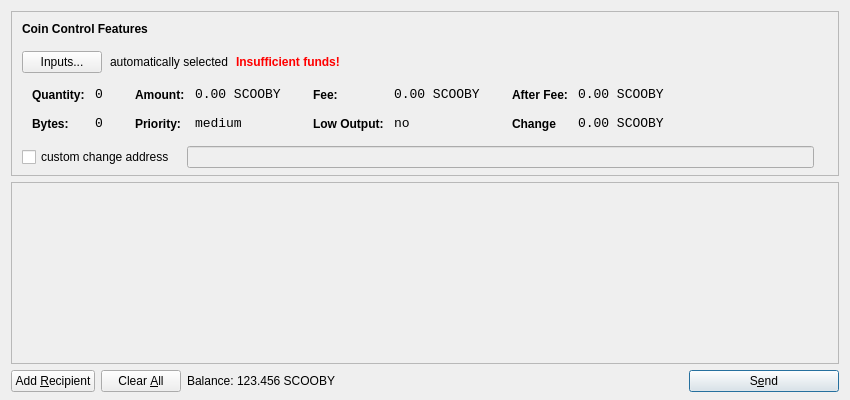
<?xml version="1.0" encoding="UTF-8"?>
<ui version="4.0">
 <class>SendCoinsDialog</class>
 <widget class="QDialog" name="SendCoinsDialog">
  <property name="geometry">
   <rect>
    <x>0</x>
    <y>0</y>
    <width>850</width>
    <height>400</height>
   </rect>
  </property>
  <property name="windowTitle">
   <string>Send Coins</string>
  </property>
  <layout class="QVBoxLayout" name="verticalLayout" stretch="0,1,0">
   <property name="bottomMargin">
    <number>8</number>
   </property>
   <item>
    <widget class="QFrame" name="frameCoinControl">
     <property name="sizePolicy">
      <sizepolicy hsizetype="Expanding" vsizetype="Expanding">
       <horstretch>0</horstretch>
       <verstretch>0</verstretch>
      </sizepolicy>
     </property>
     <property name="maximumSize">
      <size>
       <width>16777215</width>
       <height>16777215</height>
      </size>
     </property>
     <property name="frameShape">
      <enum>QFrame::StyledPanel</enum>
     </property>
     <property name="frameShadow">
      <enum>QFrame::Sunken</enum>
     </property>
     <layout class="QVBoxLayout" name="verticalLayoutCoinControl2">
      <property name="spacing">
       <number>-1</number>
      </property>
      <property name="leftMargin">
       <number>0</number>
      </property>
      <property name="topMargin">
       <number>0</number>
      </property>
      <property name="rightMargin">
       <number>0</number>
      </property>
      <property name="bottomMargin">
       <number>6</number>
      </property>
      <item>
       <layout class="QVBoxLayout" name="verticalLayoutCoinControl" stretch="0,0,0,0,1">
        <property name="spacing">
         <number>0</number>
        </property>
        <property name="leftMargin">
         <number>10</number>
        </property>
        <property name="topMargin">
         <number>10</number>
        </property>
        <item>
         <layout class="QHBoxLayout" name="horizontalLayoutCoinControl1">
          <property name="bottomMargin">
           <number>15</number>
          </property>
          <item>
           <widget class="QLabel" name="labelCoinControlFeatures">
            <property name="sizePolicy">
             <sizepolicy hsizetype="Preferred" vsizetype="Maximum">
              <horstretch>0</horstretch>
              <verstretch>0</verstretch>
             </sizepolicy>
            </property>
            <property name="font">
             <font>
              <weight>75</weight>
              <bold>true</bold>
             </font>
            </property>
            <property name="styleSheet">
             <string notr="true">font-weight:bold;</string>
            </property>
            <property name="text">
             <string>Coin Control Features</string>
            </property>
           </widget>
          </item>
         </layout>
        </item>
        <item>
         <layout class="QHBoxLayout" name="horizontalLayoutCoinControl2" stretch="0,0,0,0">
          <property name="spacing">
           <number>8</number>
          </property>
          <property name="bottomMargin">
           <number>10</number>
          </property>
          <item>
           <widget class="QPushButton" name="pushButtonCoinControl">
            <property name="styleSheet">
             <string notr="true"/>
            </property>
            <property name="text">
             <string>Inputs...</string>
            </property>
           </widget>
          </item>
          <item>
           <widget class="QLabel" name="labelCoinControlAutomaticallySelected">
            <property name="text">
             <string>automatically selected</string>
            </property>
            <property name="margin">
             <number>5</number>
            </property>
           </widget>
          </item>
          <item>
           <widget class="QLabel" name="labelCoinControlInsuffFunds">
            <property name="font">
             <font>
              <weight>75</weight>
              <bold>true</bold>
             </font>
            </property>
            <property name="styleSheet">
             <string notr="true">color:red;font-weight:bold;</string>
            </property>
            <property name="text">
             <string>Insufficient funds!</string>
            </property>
            <property name="margin">
             <number>5</number>
            </property>
           </widget>
          </item>
          <item>
           <spacer name="horizontalSpacerCoinControl">
            <property name="orientation">
             <enum>Qt::Horizontal</enum>
            </property>
            <property name="sizeHint" stdset="0">
             <size>
              <width>40</width>
              <height>1</height>
             </size>
            </property>
           </spacer>
          </item>
         </layout>
        </item>
        <item>
         <widget class="QWidget" name="widgetCoinControl" native="true">
          <property name="sizePolicy">
           <sizepolicy hsizetype="Preferred" vsizetype="Preferred">
            <horstretch>0</horstretch>
            <verstretch>0</verstretch>
           </sizepolicy>
          </property>
          <property name="minimumSize">
           <size>
            <width>0</width>
            <height>0</height>
           </size>
          </property>
          <property name="styleSheet">
           <string notr="true"/>
          </property>
          <layout class="QHBoxLayout" name="horizontalLayoutCoinControl5">
           <property name="margin">
            <number>0</number>
           </property>
           <item>
            <layout class="QHBoxLayout" name="horizontalLayoutCoinControl3" stretch="0,0,0,1">
             <property name="spacing">
              <number>20</number>
             </property>
             <property name="topMargin">
              <number>0</number>
             </property>
             <property name="bottomMargin">
              <number>10</number>
             </property>
             <item>
              <layout class="QFormLayout" name="formLayoutCoinControl1">
               <property name="horizontalSpacing">
                <number>10</number>
               </property>
               <property name="verticalSpacing">
                <number>14</number>
               </property>
               <property name="leftMargin">
                <number>10</number>
               </property>
               <property name="topMargin">
                <number>4</number>
               </property>
               <property name="rightMargin">
                <number>6</number>
               </property>
               <item row="0" column="0">
                <widget class="QLabel" name="labelCoinControlQuantityText">
                 <property name="styleSheet">
                  <string notr="true">font-weight:bold;</string>
                 </property>
                 <property name="text">
                  <string>Quantity:</string>
                 </property>
                 <property name="margin">
                  <number>0</number>
                 </property>
                </widget>
               </item>
               <item row="0" column="1">
                <widget class="QLabel" name="labelCoinControlQuantity">
                 <property name="font">
                  <font>
                   <family>Monospace</family>
                   <pointsize>10</pointsize>
                  </font>
                 </property>
                 <property name="cursor">
                  <cursorShape>IBeamCursor</cursorShape>
                 </property>
                 <property name="contextMenuPolicy">
                  <enum>Qt::ActionsContextMenu</enum>
                 </property>
                 <property name="text">
                  <string>0</string>
                 </property>
                 <property name="margin">
                  <number>0</number>
                 </property>
                 <property name="textInteractionFlags">
                  <set>Qt::LinksAccessibleByMouse|Qt::TextSelectableByKeyboard|Qt::TextSelectableByMouse</set>
                 </property>
                </widget>
               </item>
               <item row="1" column="0">
                <widget class="QLabel" name="labelCoinControlBytesText">
                 <property name="styleSheet">
                  <string notr="true">font-weight:bold;</string>
                 </property>
                 <property name="text">
                  <string>Bytes:</string>
                 </property>
                </widget>
               </item>
               <item row="1" column="1">
                <widget class="QLabel" name="labelCoinControlBytes">
                 <property name="font">
                  <font>
                   <family>Monospace</family>
                   <pointsize>10</pointsize>
                  </font>
                 </property>
                 <property name="cursor">
                  <cursorShape>IBeamCursor</cursorShape>
                 </property>
                 <property name="contextMenuPolicy">
                  <enum>Qt::ActionsContextMenu</enum>
                 </property>
                 <property name="text">
                  <string>0</string>
                 </property>
                 <property name="textInteractionFlags">
                  <set>Qt::LinksAccessibleByMouse|Qt::TextSelectableByKeyboard|Qt::TextSelectableByMouse</set>
                 </property>
                </widget>
               </item>
              </layout>
             </item>
             <item>
              <layout class="QFormLayout" name="formLayoutCoinControl2">
               <property name="horizontalSpacing">
                <number>10</number>
               </property>
               <property name="verticalSpacing">
                <number>14</number>
               </property>
               <property name="leftMargin">
                <number>6</number>
               </property>
               <property name="topMargin">
                <number>4</number>
               </property>
               <property name="rightMargin">
                <number>6</number>
               </property>
               <item row="0" column="0">
                <widget class="QLabel" name="labelCoinControlAmountText">
                 <property name="styleSheet">
                  <string notr="true">font-weight:bold;</string>
                 </property>
                 <property name="text">
                  <string>Amount:</string>
                 </property>
                 <property name="margin">
                  <number>0</number>
                 </property>
                </widget>
               </item>
               <item row="0" column="1">
                <widget class="QLabel" name="labelCoinControlAmount">
                 <property name="font">
                  <font>
                   <family>Monospace</family>
                   <pointsize>10</pointsize>
                  </font>
                 </property>
                 <property name="cursor">
                  <cursorShape>IBeamCursor</cursorShape>
                 </property>
                 <property name="contextMenuPolicy">
                  <enum>Qt::ActionsContextMenu</enum>
                 </property>
                 <property name="text">
                  <string>0.00 SCOOBY</string>
                 </property>
                 <property name="textInteractionFlags">
                  <set>Qt::LinksAccessibleByMouse|Qt::TextSelectableByKeyboard|Qt::TextSelectableByMouse</set>
                 </property>
                </widget>
               </item>
               <item row="1" column="0">
                <widget class="QLabel" name="labelCoinControlPriorityText">
                 <property name="styleSheet">
                  <string notr="true">font-weight:bold;</string>
                 </property>
                 <property name="text">
                  <string>Priority:</string>
                 </property>
                </widget>
               </item>
               <item row="1" column="1">
                <widget class="QLabel" name="labelCoinControlPriority">
                 <property name="font">
                  <font>
                   <family>Monospace</family>
                   <pointsize>10</pointsize>
                  </font>
                 </property>
                 <property name="cursor">
                  <cursorShape>IBeamCursor</cursorShape>
                 </property>
                 <property name="contextMenuPolicy">
                  <enum>Qt::ActionsContextMenu</enum>
                 </property>
                 <property name="text">
                  <string>medium</string>
                 </property>
                 <property name="textInteractionFlags">
                  <set>Qt::LinksAccessibleByMouse|Qt::TextSelectableByKeyboard|Qt::TextSelectableByMouse</set>
                 </property>
                </widget>
               </item>
              </layout>
             </item>
             <item>
              <layout class="QFormLayout" name="formLayoutCoinControl3">
               <property name="horizontalSpacing">
                <number>10</number>
               </property>
               <property name="verticalSpacing">
                <number>14</number>
               </property>
               <property name="leftMargin">
                <number>6</number>
               </property>
               <property name="topMargin">
                <number>4</number>
               </property>
               <property name="rightMargin">
                <number>6</number>
               </property>
               <item row="0" column="0">
                <widget class="QLabel" name="labelCoinControlFeeText">
                 <property name="styleSheet">
                  <string notr="true">font-weight:bold;</string>
                 </property>
                 <property name="text">
                  <string>Fee:</string>
                 </property>
                 <property name="margin">
                  <number>0</number>
                 </property>
                </widget>
               </item>
               <item row="0" column="1">
                <widget class="QLabel" name="labelCoinControlFee">
                 <property name="font">
                  <font>
                   <family>Monospace</family>
                   <pointsize>10</pointsize>
                  </font>
                 </property>
                 <property name="cursor">
                  <cursorShape>IBeamCursor</cursorShape>
                 </property>
                 <property name="contextMenuPolicy">
                  <enum>Qt::ActionsContextMenu</enum>
                 </property>
                 <property name="text">
                  <string>0.00 SCOOBY</string>
                 </property>
                 <property name="textInteractionFlags">
                  <set>Qt::LinksAccessibleByMouse|Qt::TextSelectableByKeyboard|Qt::TextSelectableByMouse</set>
                 </property>
                </widget>
               </item>
               <item row="1" column="0">
                <widget class="QLabel" name="labelCoinControlLowOutputText">
                 <property name="styleSheet">
                  <string notr="true">font-weight:bold;</string>
                 </property>
                 <property name="text">
                  <string>Low Output:</string>
                 </property>
                </widget>
               </item>
               <item row="1" column="1">
                <widget class="QLabel" name="labelCoinControlLowOutput">
                 <property name="font">
                  <font>
                   <family>Monospace</family>
                   <pointsize>10</pointsize>
                  </font>
                 </property>
                 <property name="cursor">
                  <cursorShape>IBeamCursor</cursorShape>
                 </property>
                 <property name="contextMenuPolicy">
                  <enum>Qt::ActionsContextMenu</enum>
                 </property>
                 <property name="text">
                  <string>no</string>
                 </property>
                 <property name="textInteractionFlags">
                  <set>Qt::LinksAccessibleByMouse|Qt::TextSelectableByKeyboard|Qt::TextSelectableByMouse</set>
                 </property>
                </widget>
               </item>
              </layout>
             </item>
             <item>
              <layout class="QFormLayout" name="formLayoutCoinControl4">
               <property name="horizontalSpacing">
                <number>10</number>
               </property>
               <property name="verticalSpacing">
                <number>14</number>
               </property>
               <property name="leftMargin">
                <number>6</number>
               </property>
               <property name="topMargin">
                <number>4</number>
               </property>
               <property name="rightMargin">
                <number>6</number>
               </property>
               <item row="0" column="0">
                <widget class="QLabel" name="labelCoinControlAfterFeeText">
                 <property name="styleSheet">
                  <string notr="true">font-weight:bold;</string>
                 </property>
                 <property name="text">
                  <string>After Fee:</string>
                 </property>
                 <property name="margin">
                  <number>0</number>
                 </property>
                </widget>
               </item>
               <item row="0" column="1">
                <widget class="QLabel" name="labelCoinControlAfterFee">
                 <property name="font">
                  <font>
                   <family>Monospace</family>
                   <pointsize>10</pointsize>
                  </font>
                 </property>
                 <property name="cursor">
                  <cursorShape>IBeamCursor</cursorShape>
                 </property>
                 <property name="contextMenuPolicy">
                  <enum>Qt::ActionsContextMenu</enum>
                 </property>
                 <property name="text">
                  <string>0.00 SCOOBY</string>
                 </property>
                 <property name="textInteractionFlags">
                  <set>Qt::LinksAccessibleByMouse|Qt::TextSelectableByKeyboard|Qt::TextSelectableByMouse</set>
                 </property>
                </widget>
               </item>
               <item row="1" column="0">
                <widget class="QLabel" name="labelCoinControlChangeText">
                 <property name="styleSheet">
                  <string notr="true">font-weight:bold;</string>
                 </property>
                 <property name="text">
                  <string>Change</string>
                 </property>
                </widget>
               </item>
               <item row="1" column="1">
                <widget class="QLabel" name="labelCoinControlChange">
                 <property name="font">
                  <font>
                   <family>Monospace</family>
                   <pointsize>10</pointsize>
                  </font>
                 </property>
                 <property name="cursor">
                  <cursorShape>IBeamCursor</cursorShape>
                 </property>
                 <property name="contextMenuPolicy">
                  <enum>Qt::ActionsContextMenu</enum>
                 </property>
                 <property name="text">
                  <string>0.00 SCOOBY</string>
                 </property>
                 <property name="textInteractionFlags">
                  <set>Qt::LinksAccessibleByMouse|Qt::TextSelectableByKeyboard|Qt::TextSelectableByMouse</set>
                 </property>
                </widget>
               </item>
              </layout>
             </item>
            </layout>
           </item>
          </layout>
         </widget>
        </item>
        <item>
         <layout class="QHBoxLayout" name="horizontalLayoutCoinControl4" stretch="0,0,0">
          <property name="spacing">
           <number>12</number>
          </property>
          <property name="sizeConstraint">
           <enum>QLayout::SetDefaultConstraint</enum>
          </property>
          <property name="topMargin">
           <number>5</number>
          </property>
          <property name="rightMargin">
           <number>5</number>
          </property>
          <item>
           <widget class="QCheckBox" name="checkBoxCoinControlChange">
            <property name="text">
             <string>custom change address</string>
            </property>
           </widget>
          </item>
          <item>
           <widget class="QLineEdit" name="lineEditCoinControlChange">
            <property name="enabled">
             <bool>false</bool>
            </property>
            <property name="sizePolicy">
             <sizepolicy hsizetype="Expanding" vsizetype="Fixed">
              <horstretch>0</horstretch>
              <verstretch>0</verstretch>
             </sizepolicy>
            </property>
           </widget>
          </item>
          <item>
           <widget class="QLabel" name="labelCoinControlChangeLabel">
            <property name="sizePolicy">
             <sizepolicy hsizetype="Preferred" vsizetype="Expanding">
              <horstretch>0</horstretch>
              <verstretch>0</verstretch>
             </sizepolicy>
            </property>
            <property name="minimumSize">
             <size>
              <width>0</width>
              <height>0</height>
             </size>
            </property>
            <property name="text">
             <string/>
            </property>
            <property name="margin">
             <number>3</number>
            </property>
           </widget>
          </item>
         </layout>
        </item>
        <item>
         <spacer name="verticalSpacerCoinControl">
          <property name="orientation">
           <enum>Qt::Vertical</enum>
          </property>
          <property name="sizeHint" stdset="0">
           <size>
            <width>800</width>
            <height>1</height>
           </size>
          </property>
         </spacer>
        </item>
       </layout>
      </item>
     </layout>
    </widget>
   </item>
   <item>
    <widget class="QScrollArea" name="scrollArea">
     <property name="widgetResizable">
      <bool>true</bool>
     </property>
     <widget class="QWidget" name="scrollAreaWidgetContents">
      <property name="geometry">
       <rect>
        <x>0</x>
        <y>0</y>
        <width>830</width>
        <height>165</height>
       </rect>
      </property>
      <layout class="QVBoxLayout" name="verticalLayout_2">
       <property name="margin">
        <number>0</number>
       </property>
       <item>
        <layout class="QVBoxLayout" name="entries">
         <property name="spacing">
          <number>6</number>
         </property>
        </layout>
       </item>
       <item>
        <spacer name="verticalSpacer">
         <property name="orientation">
          <enum>Qt::Vertical</enum>
         </property>
         <property name="sizeHint" stdset="0">
          <size>
           <width>20</width>
           <height>40</height>
          </size>
         </property>
        </spacer>
       </item>
      </layout>
     </widget>
    </widget>
   </item>
   <item>
    <layout class="QHBoxLayout" name="horizontalLayout">
     <item>
      <widget class="QPushButton" name="addButton">
       <property name="toolTip">
        <string>Send to multiple recipients at once</string>
       </property>
       <property name="text">
        <string>Add &amp;Recipient</string>
       </property>
       <property name="icon">
        <iconset resource="../bitcoin.qrc">
         <normaloff>:/icons/add</normaloff>:/icons/add</iconset>
       </property>
       <property name="autoDefault">
        <bool>false</bool>
       </property>
      </widget>
     </item>
     <item>
      <widget class="QPushButton" name="clearButton">
       <property name="sizePolicy">
        <sizepolicy hsizetype="Minimum" vsizetype="Fixed">
         <horstretch>0</horstretch>
         <verstretch>0</verstretch>
        </sizepolicy>
       </property>
       <property name="toolTip">
        <string>Remove all transaction fields</string>
       </property>
       <property name="text">
        <string>Clear &amp;All</string>
       </property>
       <property name="icon">
        <iconset resource="../bitcoin.qrc">
         <normaloff>:/icons/remove</normaloff>:/icons/remove</iconset>
       </property>
       <property name="autoRepeatDelay">
        <number>300</number>
       </property>
       <property name="autoDefault">
        <bool>false</bool>
       </property>
      </widget>
     </item>
     <item>
      <layout class="QHBoxLayout" name="horizontalLayout_2">
       <property name="spacing">
        <number>3</number>
       </property>
       <item>
        <widget class="QLabel" name="label">
         <property name="sizePolicy">
          <sizepolicy hsizetype="Preferred" vsizetype="Fixed">
           <horstretch>0</horstretch>
           <verstretch>0</verstretch>
          </sizepolicy>
         </property>
         <property name="text">
          <string>Balance:</string>
         </property>
        </widget>
       </item>
       <item>
        <widget class="QLabel" name="labelBalance">
         <property name="sizePolicy">
          <sizepolicy hsizetype="Preferred" vsizetype="Fixed">
           <horstretch>0</horstretch>
           <verstretch>0</verstretch>
          </sizepolicy>
         </property>
         <property name="cursor">
          <cursorShape>IBeamCursor</cursorShape>
         </property>
         <property name="text">
          <string>123.456 SCOOBY</string>
         </property>
         <property name="textInteractionFlags">
          <set>Qt::LinksAccessibleByMouse|Qt::TextSelectableByKeyboard|Qt::TextSelectableByMouse</set>
         </property>
        </widget>
       </item>
      </layout>
     </item>
     <item>
      <spacer name="horizontalSpacer">
       <property name="orientation">
        <enum>Qt::Horizontal</enum>
       </property>
       <property name="sizeHint" stdset="0">
        <size>
         <width>40</width>
         <height>20</height>
        </size>
       </property>
      </spacer>
     </item>
     <item>
      <widget class="QPushButton" name="sendButton">
       <property name="minimumSize">
        <size>
         <width>150</width>
         <height>0</height>
        </size>
       </property>
       <property name="toolTip">
        <string>Confirm the send action</string>
       </property>
       <property name="text">
        <string>S&amp;end</string>
       </property>
       <property name="icon">
        <iconset resource="../bitcoin.qrc">
         <normaloff>:/icons/send</normaloff>:/icons/send</iconset>
       </property>
       <property name="default">
        <bool>true</bool>
       </property>
      </widget>
     </item>
    </layout>
   </item>
  </layout>
 </widget>
 <resources>
  <include location="../bitcoin.qrc"/>
 </resources>
 <connections/>
</ui>
